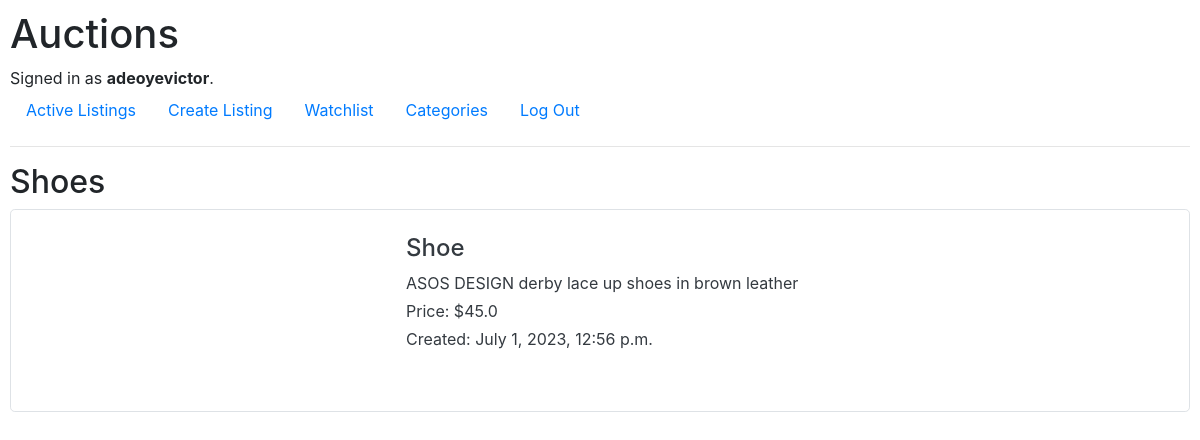
The page /categories/Shoes (signed in) on the database its author committed.
### auctions/models.py (models this page shows, shortened)
class User(AbstractUser):
    pass

class TimeStamp(models.Model):
    created_at = models.DateTimeField(auto_now_add=True)
    updated_at = models.DateTimeField(auto_now=True)
    class Meta:
        abstract = True

class Listing(TimeStamp):
    title = models.CharField(max_length=64)
    description = models.TextField()
    starting_bid = models.FloatField()
    image_url = models.URLField(null=True, blank=True)
    category = models.CharField(max_length=64, null=True, blank=True)
    user = models.ForeignKey(User, on_delete=models.CASCADE, related_name="listings")
    active = models.BooleanField(default=True)
    winner = models.IntegerField(blank=True, null=True)

### auctions/views.py (the view)
# urls.py: path("categories/<str:category>", views.category, name="category")
@login_required(login_url='login')
def category(request, category):
    listings = Listing.objects.filter(category=category, active=True)
    return render(request, "auctions/category.html", {
        "listings": listings,
        "category": category
    })

### auctions/templates/auctions/category.html (shortened to what this page needs)
{% extends "auctions/layout.html" %}
{% block body %}
<h2>{{ category }}</h2>
{% for listing in listings %}
<a href="{% url 'listing' listing.id %}" class="text-decoration-none">
    <div class="listing border mb-4 rounded-lg">
        <div class="left">
        </div>
        <div class="right">
            <h4 class="text-dark">{{ listing.title }}</h4>
            <p class="mb-1 text-dark">{{ listing.description }}</p>
            <p class="mb-1 text-dark">Price: ${{ listing.starting_bid }}</p>
            <p class="mb-1 text-dark">Created: {{ listing.created_at }}</p>
        </div>
    </div>
</a>
{% empty %}
<div>No active Listings in this category</div>
{% endfor %}
{% endblock %}

### auctions/templates/auctions/layout.html (shortened to what this page needs)
{% load static %}
<!DOCTYPE html>
<html lang="en">
    <head>
        <link rel="stylesheet" href="https://stackpath.bootstrapcdn.com/bootstrap/4.4.1/css/bootstrap.min.css">
        <link href="{% static 'auctions/styles.css' %}" rel="stylesheet">
    </head>
    <body>
        <h1>Auctions</h1>
        <div>
            {% if user.is_authenticated %}
                Signed in as <strong>{{ user.username }}</strong>.
            {% else %}
                Not signed in.
            {% endif %}
        </div>
        <ul class="nav">
            <li class="nav-item">
                <a class="nav-link" href="{% url 'index' %}">Active Listings</a>
            </li>
            {% if user.is_authenticated %}
                <li class="nav-item">
                    <a class="nav-link" href="{% url 'create' %}">Create Listing</a>
                </li>
                <li class="nav-item">
                    <a class="nav-link" href="{% url 'watchlist' %}">Watchlist</a>
                </li>
                <li class="nav-item">
                    <a class="nav-link" href="{% url 'categories' %}">Categories</a>
                </li>
                <li class="nav-item">
                    <a class="nav-link" href="{% url 'logout' %}">Log Out</a>
                </li>
            {% endif %}
        </ul>
        <hr>
        {% block body %}
        {% endblock %}
    </body>
</html>

### auctions/static/auctions/styles.css (style rules this page uses)
body { padding: 10px; }
.listing { display: flex; padding: 1.5rem; }
.listing .left { width: 30%; }
.listing .right { width: 70%; padding: 2rem; padding-top: 0; }

### rows shown on the page
User: username "adeoyevictor"
Listing: category "Shoes", title "Shoe", description "ASOS DESIGN derby lace up shoes in brown leather", starting_bid "45.0", created_at "July 1, 2023, 12:56 p.m."
